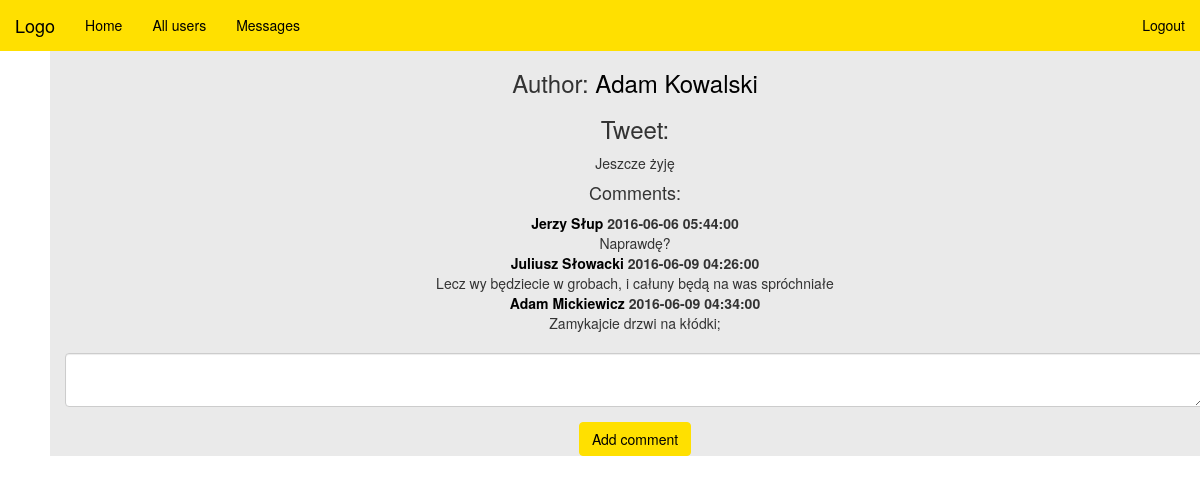
Page /tweet_page.php?id=3 (signed in) on the earlier database version.
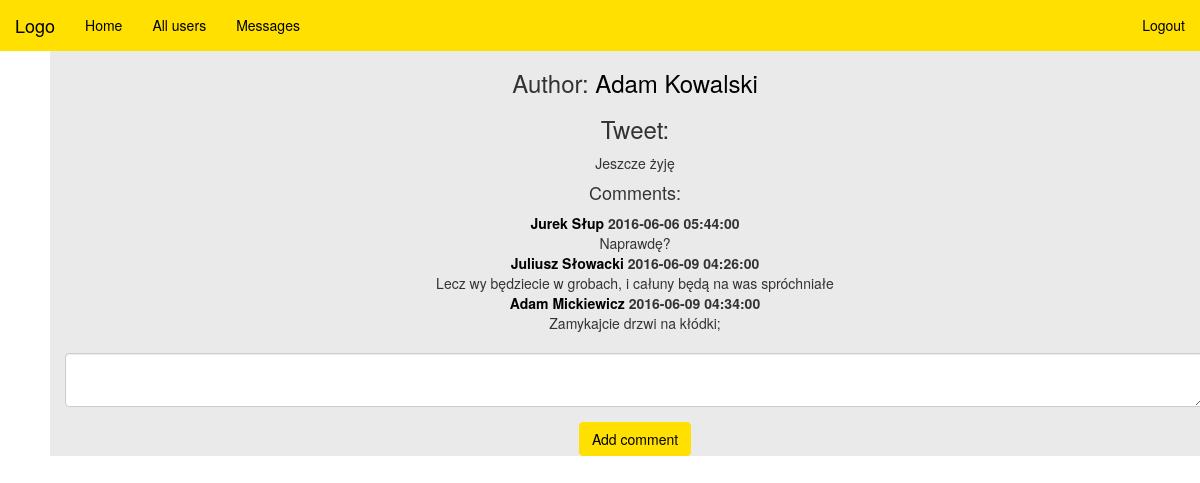
Same page on the later database version.
### tables this page shows
CREATE TABLE IF NOT EXISTS `Comment` (
  `id` int(11) NOT NULL AUTO_INCREMENT,
  `tweet_id` int(11) NOT NULL,
  `user_id` int(11) NOT NULL,
  `creation_date` datetime DEFAULT NULL,
  `text` varchar(100) NOT NULL,
  PRIMARY KEY (`id`),
  KEY `Comment_ibfk_1` (`tweet_id`),
  KEY `Comment_ibfk_2` (`user_id`)
);

CREATE TABLE IF NOT EXISTS `User` (
  `id` int(11) NOT NULL AUTO_INCREMENT,
  `email` varchar(100) NOT NULL,
  `password` varchar(255) NOT NULL,
  `fullName` varchar(100) NOT NULL,
  `active` tinyint(1) DEFAULT '1',
  PRIMARY KEY (`id`),
  UNIQUE KEY `email` (`email`)
);

### src/Comment.php (called while the page is built, shortened)
<?php
class Comment {
    public static function loadAllComments(mysqli $conn, $tweetId) {
        $sql = "SELECT * FROM Comment WHERE tweet_id = $tweetId ORDER BY Comment.creation_date";
        $result = $conn->query($sql);
        if($result->num_rows > 0) {
            $commentsArray = [];
            while($row = $result->fetch_assoc()) {
                $comment = new Comment;
                $comment->id = $row['id'];
                $comment->tweetId = $row['tweet_id'];
                $comment->userId = $row['user_id'];
                $comment->text = $row['text'];
                $comment->creationDate = $row['creation_date'];
                $commentsArray[]= $comment;
            }
            return $commentsArray;
        }
    }
    private $userId;
    private $creationDate;
    private $text;
   function __construct() {
        $this->userId = 0;
        $this->creationDate = "";
        $this->text = "";
    }
    public function getUserId() {
        return $this->userId;
    }
    public function getCreationDate() {
        return $this->creationDate;
    }
    public function getText() {
        return $this->text;
    }
}

### src/User.php (called while the page is built, shortened)
<?php
class User {
    private $fullName;
    public function __construct() {
        $this->fullName = "";
    }
    public function getFullName() {
        return $this->fullName;
    }
    public function loadFromDB(mysqli $conn, $id) {
        $sql = "SELECT * FROM User WHERE id=$id";
        $result = $conn->query($sql);
        if($result->num_rows == 1) {
            $rowUser = $result->fetch_assoc();
            $this->fullName = $rowUser['fullName'];
            return $this;
        }
        else {
            return null;
        }
    }
}

### tweet_page.php (the view, shortened to what the changed rows need)
<!DOCTYPE html>
<?php
require_once './src/User.php';
require_once './src/Comment.php';
require_once './src/connection.php';
?>
<html>
    <head>
        <link rel="stylesheet" href="./css/style.css">
        <link rel="stylesheet" href="./css/bootstrap.css">
    </head>
    <body>
        <div class="container text-center">
            <?php
            if (isset($_GET)) {
                $tweetId = $_GET['id'];
                $tweetComments = Comment::loadAllComments($conn, $tweetId);
                echo("<dl>");
                for ($i = 0; $i < count($tweetComments); $i++) {
                    $commentText = $tweetComments[$i]->getText();
                    $commentDate = $tweetComments[$i]->getCreationDate();
                    $commentingUserId = $tweetComments[$i]->getUserId();
                    $commentingUser = new User();
                    $commentingUser->loadFromDB($conn, $commentingUserId);
                    $commentingUserName = $commentingUser->getFullName();
                    echo("<dt><a class='tweet_link' href='user_page.php?id=$commentingUserId'>$commentingUserName </a>$commentDate</dt>");
                    echo("<dd>$commentText</dd>");
                }
                echo("</dl>");
            }
            ?>
        </div>
    </body>
</html>

Differences in the rows shown:
changed through a linked row, comment "Naprawdę?": user.fullName "Jerzy Słup" → "Jurek Słup"
